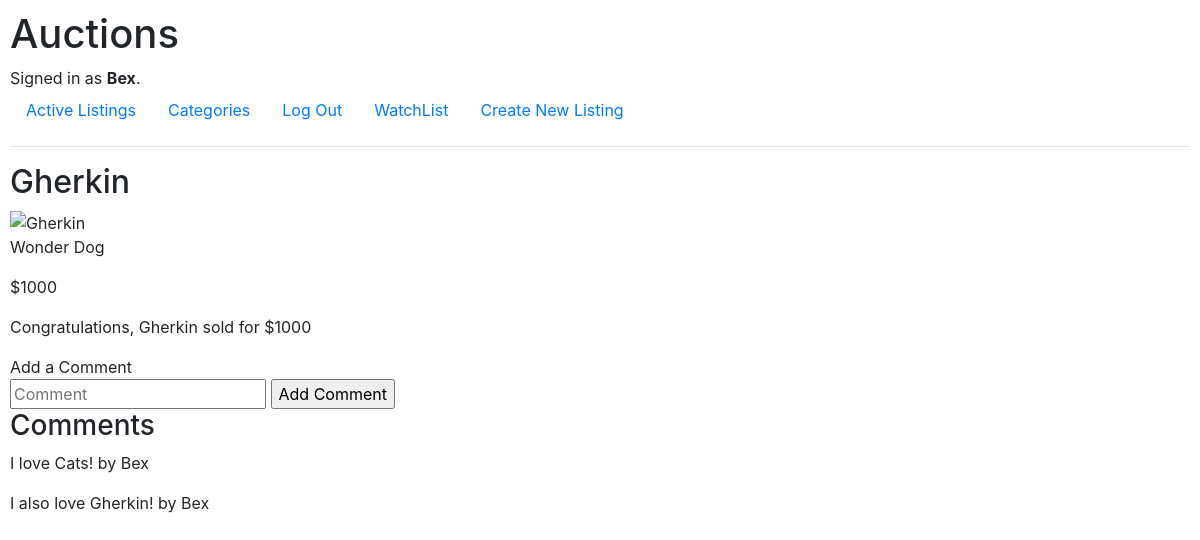
The app's page /listing/1 (signed in) with its own data.
### auctions/models.py (models this page shows, shortened)
class User(AbstractUser):
    pass

class Listing(models.Model):
    CATEGORIES = ['Electronics', 'Home', 'Fashion', 'Toys', 'Other']
    active = models.BooleanField(default=True)
    title = models.CharField(max_length=64)
    description = models.CharField(max_length=64)
    bids = models.ForeignKey(Bid, on_delete=models.CASCADE, null=True)
    image = models.CharField(max_length=64)
    category = models.CharField(max_length=64)
    dateListed = models.CharField(max_length=64)
    owner = models.ForeignKey(User, on_delete=models.CASCADE, related_name="auctions",null=True )
    winner = models.ForeignKey(User, on_delete=models.CASCADE, related_name="won", null=True)
    watchers = models.ManyToManyField(User, blank=True, related_name="watchlist")

class Bid(models.Model):
    amount = models.IntegerField(default=0)
    bidder = models.ForeignKey(User, on_delete=models.CASCADE, null=True)
    def __str__(self):
        return f"${self.amount}"

class Comments(models.Model):
    comment = models.CharField(max_length=64)
    commentor = models.ForeignKey(User, on_delete=models.CASCADE, null=True)
    listing = models.ForeignKey(Listing, on_delete=models.CASCADE, related_name="comments", null=True)
    def __str__(self):
        return f"{self.comment} by {self.commentor}"

### auctions/views.py (the view)
# urls.py: path("listing/<int:listing_id>", views.ListingPage, name="listing"),
def ListingPage(request, listing_id):
    listing = Listing.objects.get(id=listing_id)
    user = User.objects.get(username=request.user)
    if request.method == "POST":
        comment = Comments()
        comment.comment = request.POST['comment']
        comment.commentor = user
        comment.listing = listing
        comment.save()
    return render(request, "auctions/listing.html", {
            "listing": listing,
            "comments": listing.comments.all(),
            "watchers": listing.watchers.all()
        })

### auctions/templates/auctions/listing.html (shortened to what this page needs)
{% extends "auctions/layout.html" %} {% block body %}
<h2>{{listing.title}}</h2>
<div>
  {%if listing.image%}
  <img src="{{listing.image}}" alt="{{listing.title}}" />
  {% endif %}
</div>
<p>{{listing.description}}</p>
<p>{{listing.bids}}</p>
{% if user.is_authenticated %}
{% if listing.active == True%}
{% if user in watchers %}
<form action="{% url 'watchlist' %}" method="post">
  {% csrf_token %}
  <input type="hidden" name="listing" value="{{listing.id}}" />
  <input type="submit" name="action" value="Remove from Watchlist" />
</form>
{% else %}
<form action="{% url 'watchlist' %}" method="post">
  {% csrf_token %}
  <input type="hidden" name="listing" value="{{listing.id}}" />
  <input type="submit" name="action" value="Add to Watchlist" />
</form>
{% endif%}
{% if user == listing.owner %}
<a href="{% url 'close' listing.id %}"> Close Auction</a>
{% else %}
<p>Place a Bid</p>
<form action="{% url 'bid' listing.id %}" method="post">
  {% csrf_token %}
  <input type="number" name="bid" placeholder="{{listing.bids}}" />
  <input type="submit" name="action" value="Place Bid" />
</form>
{% endif %}
{% else %}
{%if user == listing.winner%}
<p>Congratulations, You Won this Auction!!!</p>
{%elif user == listing.owner%}
<p>Congratulations, {{listing.title}} sold for {{listing.bids}}</p>
{% endif %}
{% endif %}
<div> Add a Comment
<form action="{% url 'listing' listing.id %}" method="post">
  <input type="text" name="comment" placeholder="Comment"/>
  <input type="submit" name="action" value="Add Comment" />
</form>
</div>
{% endif %}
<h3>Comments</h3>
{% for comment in comments %} <p>{{comment}}</p> {% endfor%}
{% endblock %}

### auctions/templates/auctions/layout.html (shortened to what this page needs)
{% load static %}
<!DOCTYPE html>
<html lang="en">
  <head>
    <link
      rel="stylesheet"
      href="https://stackpath.bootstrapcdn.com/bootstrap/4.4.1/css/bootstrap.min.css"
    />
    <link href="{% static 'auctions/styles.css' %}" rel="stylesheet" />
  </head>
  <body>
    <h1>Auctions</h1>
    <div>
      {% if user.is_authenticated %} Signed in as
      <strong>{{ user.username }}</strong>. {% else %} Not signed in. {% endif%}
    </div>
    <ul class="nav">
      <li class="nav-item">
        <a class="nav-link" href="{% url 'index' %}">Active Listings</a>
      </li>
      <li class="nav-item">
        <a class="nav-link" href="{% url 'categories' %}">Categories</a>
      </li>
      {% if user.is_authenticated %}
      <li class="nav-item">
        <a class="nav-link" href="{% url 'logout' %}">Log Out</a>
      </li>
      <li class="nav-item">
        <a class="nav-link" href="{% url 'watchlist' %}">WatchList</a>
      </li>
      <li class="nav-item">
        <a class="nav-link" href="{% url 'newListing' %}">Create New Listing</a>
      </li>
      {% endif %}
    </ul>
    <hr />
    {% block body %} {% endblock %}
  </body>
</html>

### auctions/static/auctions/styles.css (style rules this page uses)
body { padding: 10px; }

### records on screen
User: username "Bex"
Listing: title "Gherkin", description "Wonder Dog", bids "$1000"
Comments: comment+commentor "I love Cats! by Bex"
Comments: comment+commentor "I also love Gherkin! by Bex"
